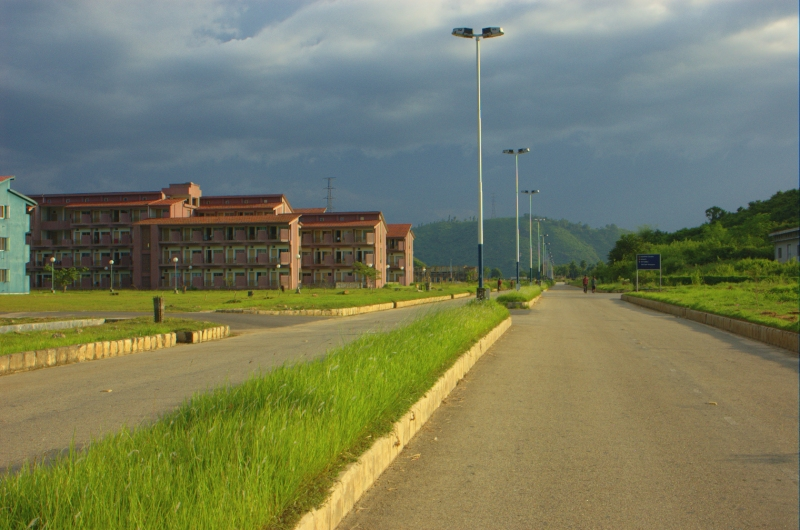
%> input picture IITG.jpg, 800 x 530 px
$ octave 'Harris corner detector.m'   (GNU Octave 9; MATLAB toolbox functions it lacks are replaced by stand-ins)
%> lines starting %> are read from the running program, lines starting %| are printed output that depends on the picture
clc;
close all;
clear all;
img=imread('IITG.jpg');
%> img is the input picture: size 530x800x3 uint8; mean R, G, B 119, 124.2, 95
img=double(img);
%> img: size 530x800x3 double
matx= 1/3*[1 0 -1;2 0 -2;1 0 -1];
maty= 1/3*[1 2 1;0 0 0;-1 -2 -1];
gauss=1/16*[1 2 1;2 4 2;1 2 1];
gradx=convn(img,matx,'same');
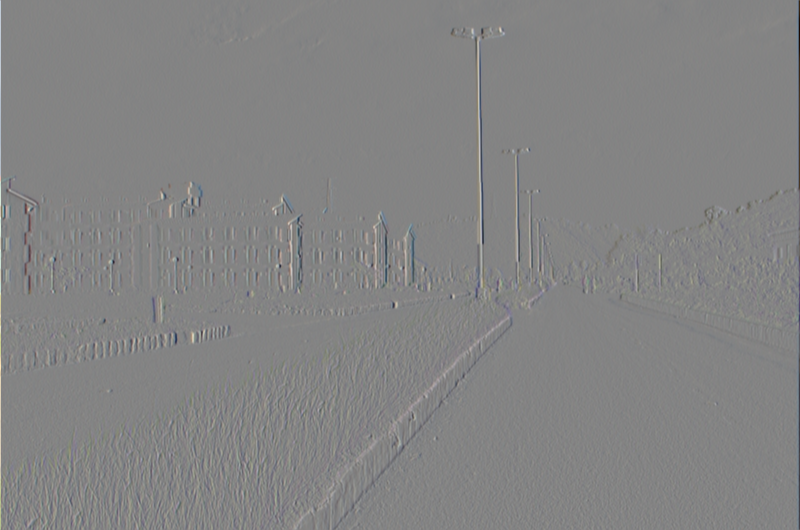
%> gradx: size 530x800x3 double; mean R, G, B -0.1, -0.1, 0; drawn with min black and max white
grady=convn(img,maty,'same');
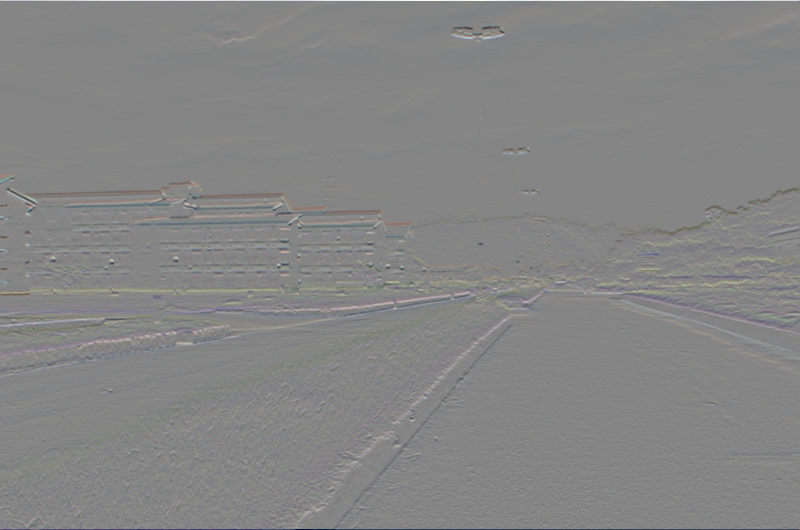
%> grady: size 530x800x3 double; mean R, G, B -0.1, -0.1, -0.3; drawn with min black and max white

%> (the run ends here)
